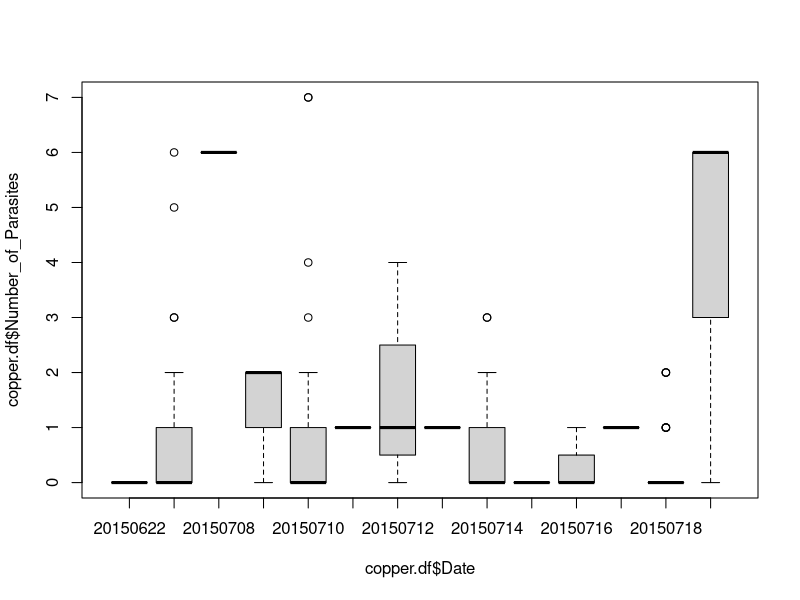
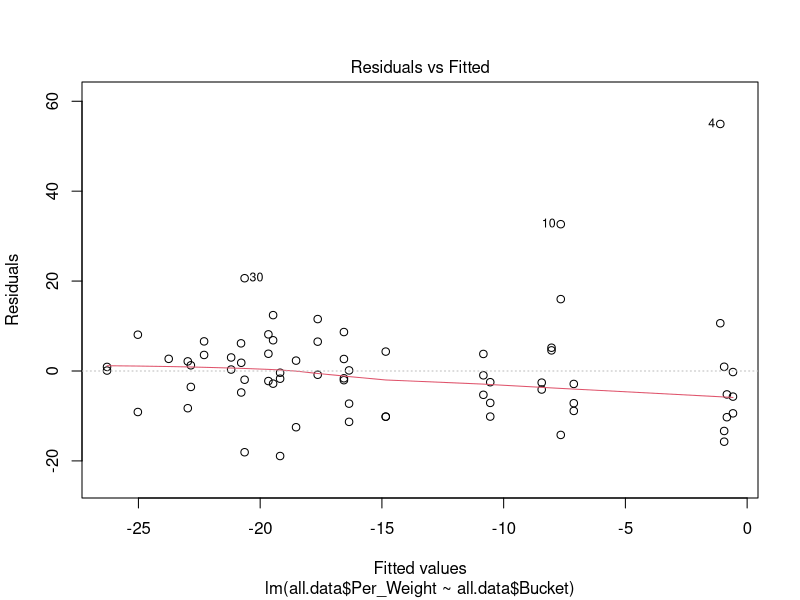
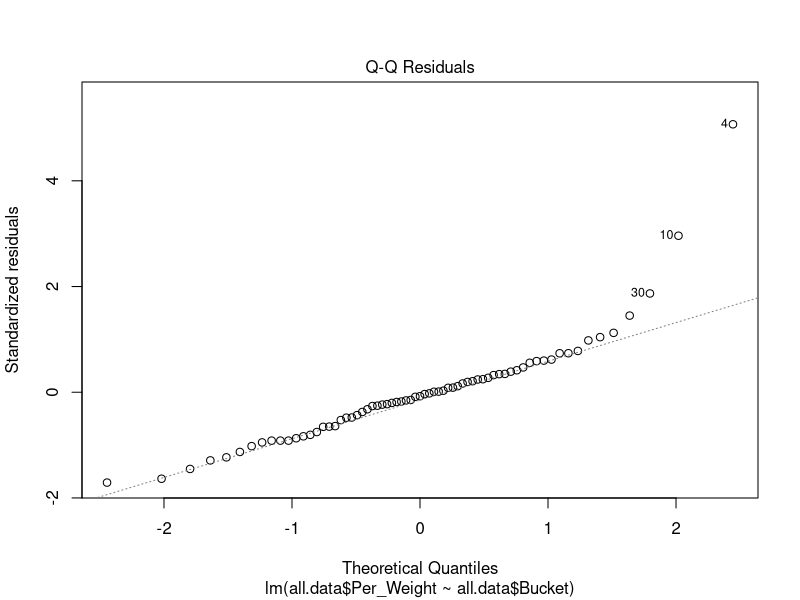
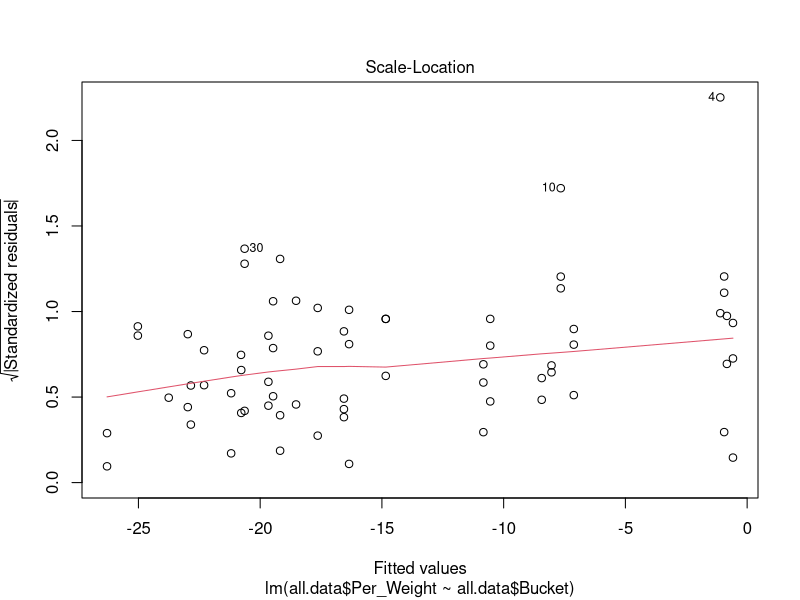
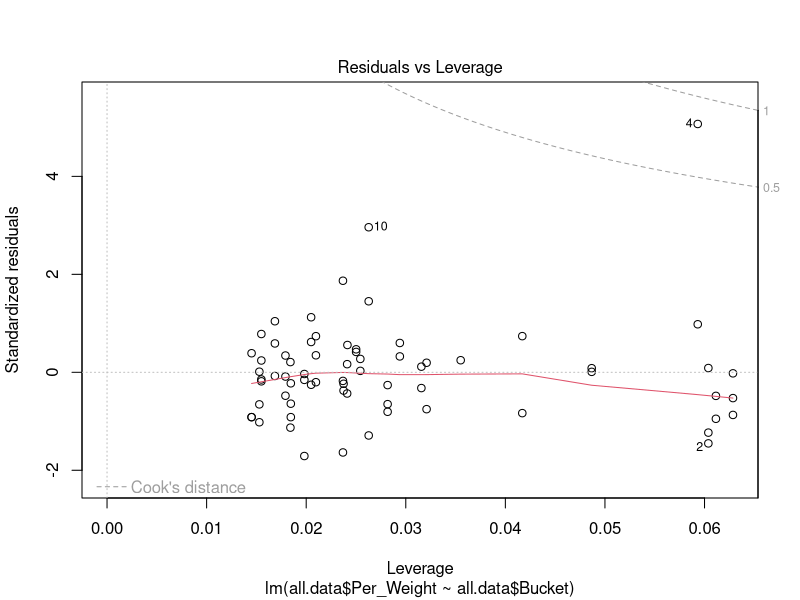
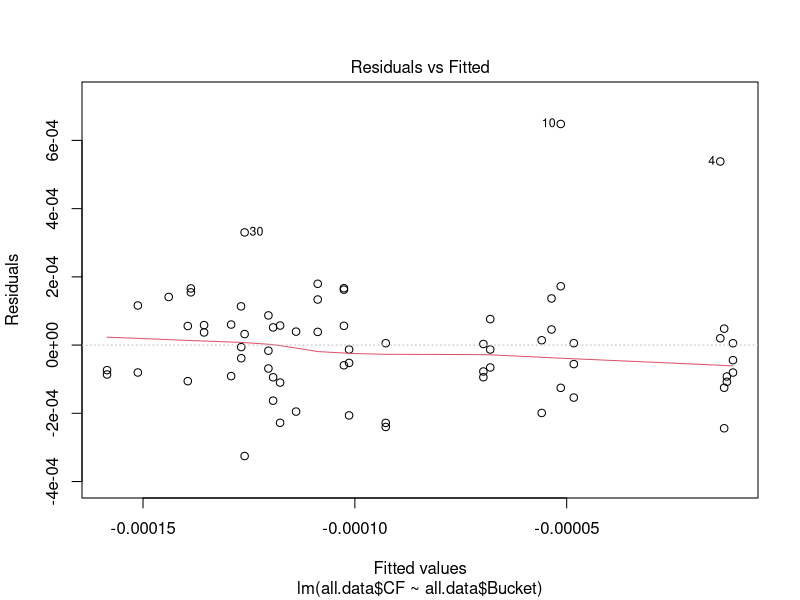
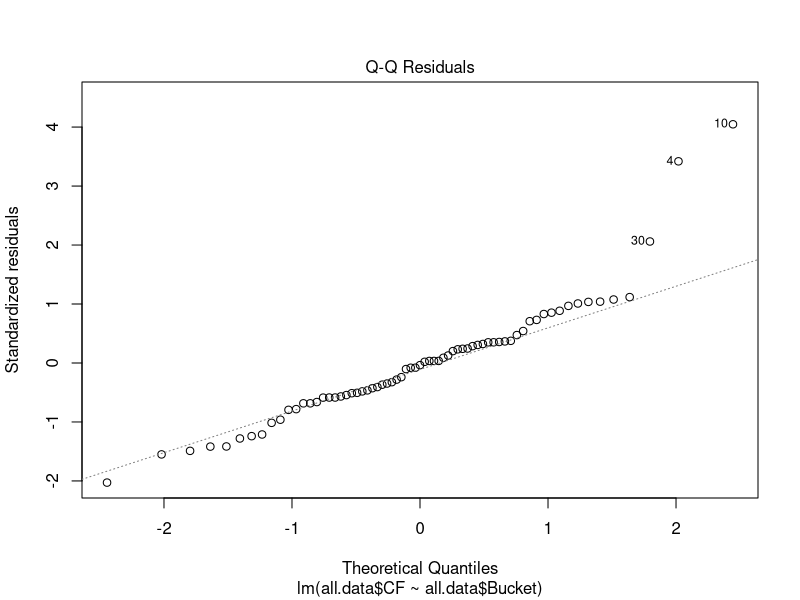
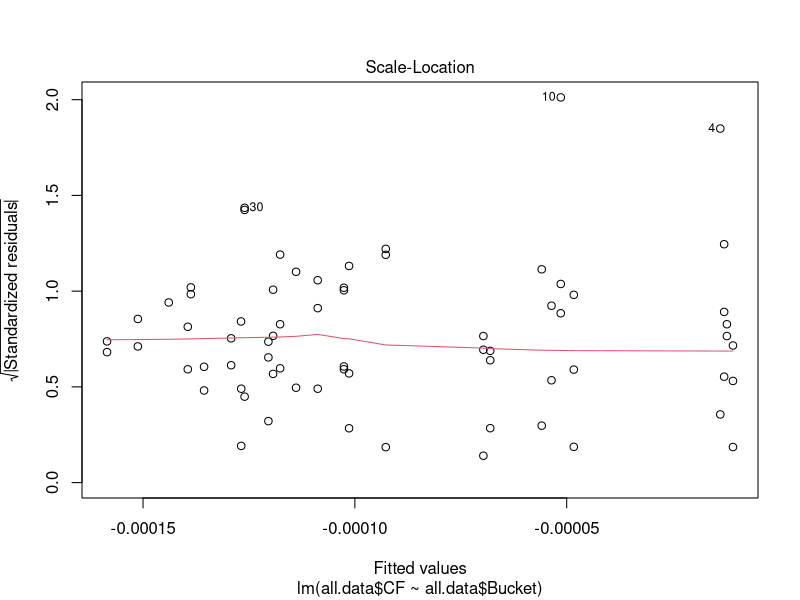

R code for these plots, in order:
## ---- chunk 1

## Libraries ##
library(car)
library(lsmeans)

  # Input data
    df.growth <- read.csv("data/Fish_Measurement_Data_Final.csv")
    copper.df <- df.growth[df.growth$Species_Seq == "Copper" | df.growth$Species_Seq == "Quillback",]
    boxplot(copper.df$Number_of_Parasites ~ copper.df$Date)


  # Subset Dataframe to Include only Those Necessary for Analysis
    df.subgrowth  <- subset(df.growth, select = c("Date", "Species_Seq", "Length_mm", "Weight_g",
                                                  "Individual_IDs", "Experimental_Treatment_C",
                                                  "Bucket"))

  # Remove columns with any NAs
    df.completegrowth <- na.omit(df.subgrowth)

  # Correct start and end days for two experiments
    start.day.blk <- subset(df.completegrowth, df.completegrowth$Date==20150620)
    last.day.blk <- subset(df.completegrowth, df.completegrowth$Date==20150703)
    start.day.cp <- subset(df.completegrowth, df.completegrowth$Date==20150704)
    last.day.cp <- subset(df.completegrowth, df.completegrowth$Date==20150718)

    write.csv(last.day.blk, "data/last.day.blk.csv")
    write.csv(last.day.cp, "data/last.day.cp.csv")
    write.csv(start.day.blk, "data/start.day.blk.csv")
    write.csv(start.day.cp, "data/start.day.cp.csv")
    
    copper.data <- read.csv("data/Copper_Weight.csv", header = TRUE)
    black.data <- read.csv("data/Black_Weight.csv", header = TRUE)
    
## ---- chunk 2

# Copper
for (i in 1:nrow(copper.data)){
  if(copper.data$Bucket[i] == 1){
    copper.data$Bucket[i] <- replace(copper.data$Bucket[i], 1, 10.51111)
  }else if(copper.data$Bucket[i] == 2){
    copper.data$Bucket[i] <- replace(copper.data$Bucket[i], 1, 10.58704)
  }else if(copper.data$Bucket[i] == 3){
    copper.data$Bucket[i] <- replace(copper.data$Bucket[i], 1, 13.46111)
  }else if(copper.data$Bucket[i] == 4){
    copper.data$Bucket[i] <- replace(copper.data$Bucket[i], 1, 13.71667)
  }else if(copper.data$Bucket[i] == 5){
    copper.data$Bucket[i] <- replace(copper.data$Bucket[i], 1, 15.10000)
  }else if(copper.data$Bucket[i] == 6){
    copper.data$Bucket[i] <- replace(copper.data$Bucket[i], 1, 17.15000)
  }else if(copper.data$Bucket[i] == 7){
    copper.data$Bucket[i] <- replace(copper.data$Bucket[i], 1, 17.97037)
  }else if(copper.data$Bucket[i] == 8){
    copper.data$Bucket[i] <- replace(copper.data$Bucket[i], 1, 19.22222)
  }else if(copper.data$Bucket[i] == 9){
    copper.data$Bucket[i] <- replace(copper.data$Bucket[i], 1, 18.90926)
  }else if(copper.data$Bucket[i] == 10){
    copper.data$Bucket[i] <- replace(copper.data$Bucket[i], 1, 19.98889)
  }else if(copper.data$Bucket[i] == 11){
    copper.data$Bucket[i] <- replace(copper.data$Bucket[i], 1, 19.91852)
  }else if(copper.data$Bucket[i] == 12){
    copper.data$Bucket[i] <- replace(copper.data$Bucket[i], 1, 21.03333)
  }else if(copper.data$Bucket[i] == 13){
    copper.data$Bucket[i] <- replace(copper.data$Bucket[i], 1, 21.40741)
  }else {
    copper.data$Bucket[i] <- replace(copper.data$Bucket[i], 1, 22.01296)
  }
}

#Black
for (i in 1:nrow(black.data)){
  if(black.data$Bucket[i] == 1){
    black.data$Bucket[i] <- replace(black.data$Bucket[i], 1, 10.45769)
  }else if(black.data$Bucket[i] == 2){
    black.data$Bucket[i] <- replace(black.data$Bucket[i], 1, 10.33846)
  }else if(black.data$Bucket[i] == 3){
    black.data$Bucket[i] <- replace(black.data$Bucket[i], 1, 14.09038)
  }else if(black.data$Bucket[i] == 4){
    black.data$Bucket[i] <- replace(black.data$Bucket[i], 1, 13.89808)
  }else if(black.data$Bucket[i] == 5){
    black.data$Bucket[i] <- replace(black.data$Bucket[i], 1, 15.23462)
  }else if(black.data$Bucket[i] == 6){
    black.data$Bucket[i] <- replace(black.data$Bucket[i], 1, 17.86923)
  }else if(black.data$Bucket[i] == 7){
    black.data$Bucket[i] <- replace(black.data$Bucket[i], 1, 19.35962)
  }else if(black.data$Bucket[i] == 8){
    black.data$Bucket[i] <- replace(black.data$Bucket[i], 1, 18.48462)
  }else if(black.data$Bucket[i] == 9){
    black.data$Bucket[i] <- replace(black.data$Bucket[i], 1, 19.98462)
  }else if(black.data$Bucket[i] == 10){
    black.data$Bucket[i] <- replace(black.data$Bucket[i], 1, 19.45192)
  }else if(black.data$Bucket[i] == 11){
    black.data$Bucket[i] <- replace(black.data$Bucket[i], 1, 20.18269)
  }else if(black.data$Bucket[i] == 12){
    black.data$Bucket[i] <- replace(black.data$Bucket[i], 1, 20.71346)
  }else if(black.data$Bucket[i] == 13){
    black.data$Bucket[i] <- replace(black.data$Bucket[i], 1, 20.97308)
  }else {
    black.data$Bucket[i] <- replace(black.data$Bucket[i], 1, 22.61731)
  }
}

# Remove bad data point in copper
copper.data <- copper.data[-34,]

# Get full dataframe for analyzing across all species
all.data <- rbind(copper.data, black.data)

for(i in 1:nrow(all.data)){
  if(all.data$Species_Seq[i] == "Copper" | all.data$Species_Seq[i] == "Quillback"){
    all.data$Complex[i] <- "CQ"
  } else if(all.data$Species_Seq[i] == "Black" | all.data$Species_Seq[i] == "Yellowtail"){
    all.data$Complex[i] <- "BY" 
  }
}
all.data$Complex <- as.factor(all.data$Complex)
## ---- chunk 3
    # Calculate % Weight Change
    all.data$Per_Weight <- ((all.data$End_Weight - all.data$Start_Weight)/
                                 (all.data$Start_Weight))*100
    
    # Get Condition Factor
    all.data$CF <- ((all.data$End_Weight/(all.data$End_Length)^3)*100)-
      ((all.data$Start_Weight/(all.data$Start_Length)^3)*100)
    
## ---- chunk 4
#########################
#### Model Selection ####
#########################
  all.data <- all.data[all.data$Species_Seq == "Black" |
                       all.data$Species_Seq == "Yellowtail" |
                       all.data$Species_Seq == "Copper" |
                       all.data$Species_Seq == "Quillback",]
  
#######
### Complex Level Analyses
#######
  complex.full <- lm(Per_Weight~Bucket*Complex, data = all.data)
  Anova(complex.full, type = 2)
  
  complex.temp <- lm(Per_Weight~Bucket, data = all.data)
  Anova(complex.temp, type = 2)
  anova(complex.full, complex.temp, test = "LRT")
  # temperature model is best model according to LRT
  # this is the same model for the species level analysis 
  # do not need to report actual values twice in manuscript 
  # just report species level
  
  complex.full.CI <- lm(CF~Bucket*Complex, data = all.data)
  Anova(complex.full.CI, type = 2)

  complex.temp.CI <- lm(CF~Bucket, data = all.data)
  Anova(complex.temp.CI, type = 2)
  anova(complex.full, complex.temp, test = "LRT")
  # temperature model is best model according to LRT
  # this is the same model for the species level analysis 
  # do not need to report actual values twice in manuscript 
  # just report species level

##############################
### Species Level Analyses ###
##############################  
## Percent weight change ##
  all.m1 <- lm(all.data$Per_Weight~all.data$Bucket*all.data$Species_Seq)
  summary(all.m1)
  Anova(all.m1, type = 2)
 
  all.m2 <- lm(all.data$Per_Weight~all.data$Bucket + all.data$Species_Seq)
  summary(all.m2)
  Anova(all.m2, type = 2)
  anova(all.m1, all.m2)
  # RESULT: no species interaction drop interaction term
  
  all.m3 <- lm(all.data$Per_Weight~all.data$Bucket)
  summary(all.m3)
  Anova(all.m3, type = 2)
  anova(all.m2, all.m3, test = "LRT")
  # Third model is best with just a main effect of temperature treatment 
  
## Condition Index ##
  CI.m1 <- lm(all.data$CF~all.data$Bucket*all.data$Species_Seq)
  summary(aov(CI.m1))
  Anova(CI.m1, type = 2)
  
  CI.m2 <- lm(all.data$CF~all.data$Bucket + all.data$Species_Seq)
  summary(aov(CI.m2))
  Anova(CI.m2, type = 2)
  
  CI.m3 <- lm(all.data$CF~all.data$Bucket)
  Anova(CI.m3, type = 2)
  anova(CI.m2, CI.m3, test = "LRT")
  # Third model is best with just a main effect oftemperature treatment

############################
#### Model Assumptions #####
############################
  shapiro.test(all.m3$residuals)
  shapiro.test(CI.m3$residuals)
  plot(all.m3)
  plot(CI.m3)
  ## not meeting normality. Try Monte Carlo
  
## ---- chunk 5

#######################
#### SPECIES LEVEL ####
###########################
## Percent Weight Change ##
###########################

  alpha <- 0.05  # for 95% confidence interval
  bootstrap <- 999
  new_act <- numeric(length(bootstrap))
  fvalues <- matrix(nrow = 999, ncol = 1)
  colnames(fvalues) <- c("Temp")

  for(i in 1:bootstrap){
    new_grow <- lm(sample(all.data$Per_Weight)~sample(all.data$Bucket))
    fvalues[i,] <- Anova(new_grow, type = 2)[["F value"]][1]
  }

  fvalues <- as.data.frame(fvalues)
  fval.means <- colMeans(fvalues)
  lowCI <- numeric(length(ncol(fvalues)))
  upCI <- numeric(length(ncol(fvalues)))
  for(i in 1:ncol(fvalues)){
    lowCI[i] <- quantile(fvalues[,i], alpha/2, type = 1)
    upCI[i] <- quantile(fvalues[,i], 1-alpha/2, type = 1)
  }

  mont.carloData.PWC <- cbind(fval.means, lowCI, upCI, Anova(all.m3,  type = 2)[["F value"]][1])
  mont.carloData.PWC
  ## A value higher than the upper CI indicates significance 
  
#####################
## Condition Index ##
#####################
  alpha <- 0.05  # for 95% confidence interval
  bootstrap <- 999
  new_act <- numeric(length(bootstrap))
  fvalues <- matrix(nrow = 999, ncol = 1)
  colnames(fvalues) <- c("Temp")

  for(i in 1:bootstrap){
    new_CF <- lm(sample(all.data$CF)~sample(all.data$Bucket))
    fvalues[i,] <- Anova(new_CF, type = 2)[["F value"]][1]
  }

  fvalues <- as.data.frame(fvalues)
  fval.means <- colMeans(fvalues)
  lowCI <- numeric(length(ncol(fvalues)))
  upCI <- numeric(length(ncol(fvalues)))
  for(i in 1:ncol(fvalues)){
    lowCI[i] <- quantile(fvalues[,i], alpha/2, type = 1)
    upCI[i] <- quantile(fvalues[,i], 1-alpha/2, type = 1)
  }

  mont.carloData.CF <- cbind(fval.means, lowCI, upCI, Anova(CI.m3)[["F value"]][1])
  mont.carloData.CF
  ## A value higher than the upper CI indicates significance 

## ---- chunk 6
##################
#### Plotting ####
##################

# Plot with 3 non significant species black and quillback in brown with separate line
par(mfrow = c(1,2))
 plot(all.data$Per_Weight[all.data$Species_Seq == "Black"]~
         all.data$Bucket[all.data$Species_Seq == "Black"], 
       pch = 19, col = "black", bty = "l", 
       ylab = "Percent Weight Change", 
       xlab = expression(paste('Temperature (',degree,'C)',sep='')), ylim = c(-40, 55))
 points(all.data$Per_Weight[all.data$Species_Seq == "Yellowtail"]~
        all.data$Bucket[all.data$Species_Seq == "Yellowtail"], 
        col = "black", pch = 15)
 points(all.data$Per_Weight[all.data$Species_Seq == "Copper"]~
        all.data$Bucket[all.data$Species_Seq == "Copper"], 
        col = "black", pch = 18)
 points(all.data$Per_Weight[all.data$Species_Seq == "Quillback"]~
        all.data$Bucket[all.data$Species_Seq == "Quillback"], 
        col = "black", pch = 17)
 legend("topright", legend = c("Black", "Yellowtail", "Copper", "Quillback", 
                              "Model fit"), pch = c(19,15,18,17,NA), 
        lty = c(NA, NA, NA, NA, 1), cex = 0.7, col = c(rep("black", 5)))
 abline(all.m2, lwd = 2)
 summary(all.m2)
 #quillback.int <- summary(all.m2)$coefficient[1]+summary(all.m2)$coefficient[3]
# abline(quillback.int, summary(all.m2)$coefficient[2], lty = 2, col = "brown", lwd = 2)
 mtext(text = "A", side = 3, adj = 0.01, padj = 0.01)
 
 plot(all.data$CF[all.data$Species_Seq == "Black"]~
         all.data$Bucket[all.data$Species_Seq == "Black"], 
       pch = 19, col = "black", bty = "l", 
       ylab = expression(paste(Delta, " Condition Index")), 
       xlab = expression(paste('Temperature (',degree,'C)',sep='')), 
                         ylim = c(-0.0006, 0.0006))
  points(all.data$CF[all.data$Species_Seq == "Yellowtail"]~
           all.data$Bucket[all.data$Species_Seq == "Yellowtail"], 
         col = "black", pch = 15, bg = "goldenrod")
  points(all.data$CF[all.data$Species_Seq == "Copper"]~
           all.data$Bucket[all.data$Species_Seq == "Copper"], 
         col = "black", pch = 18)
  points(all.data$CF[all.data$Species_Seq == "Quillback"]~
           all.data$Bucket[all.data$Species_Seq == "Quillback"], 
         col = "black", pch = 17)
  legend("topright", legend = c("Black", "Yellowtail", "Copper", "Quillback"), cex = 0.7,
         pch = c(19,15,18,17), pt.bg = c("black", "black", "black", "brown"), 
         col = c("black", "black", "black", "black"))
  mtext(text = "B", side = 3, adj = 0.01, padj = 0.01)
